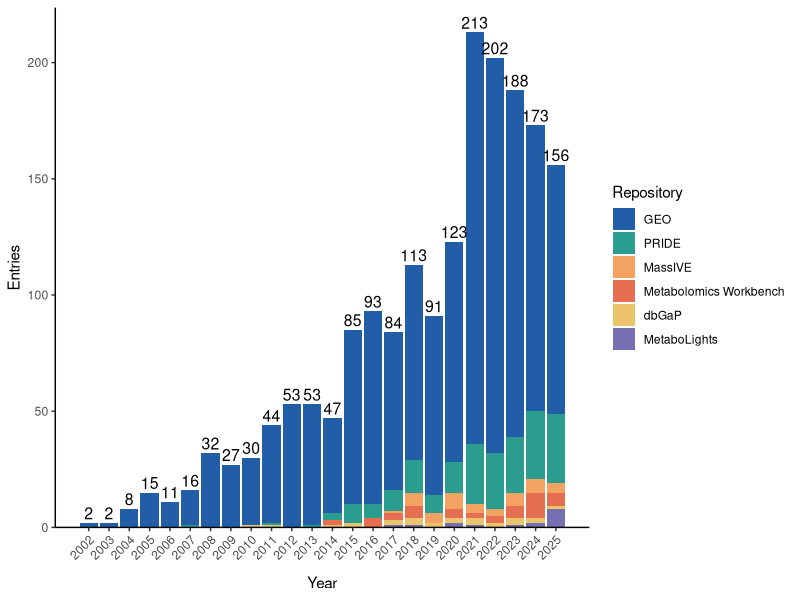
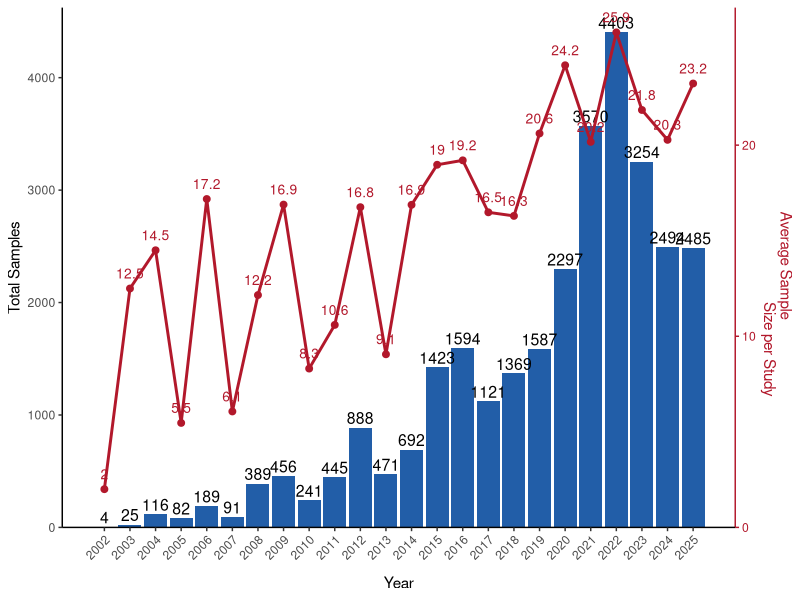
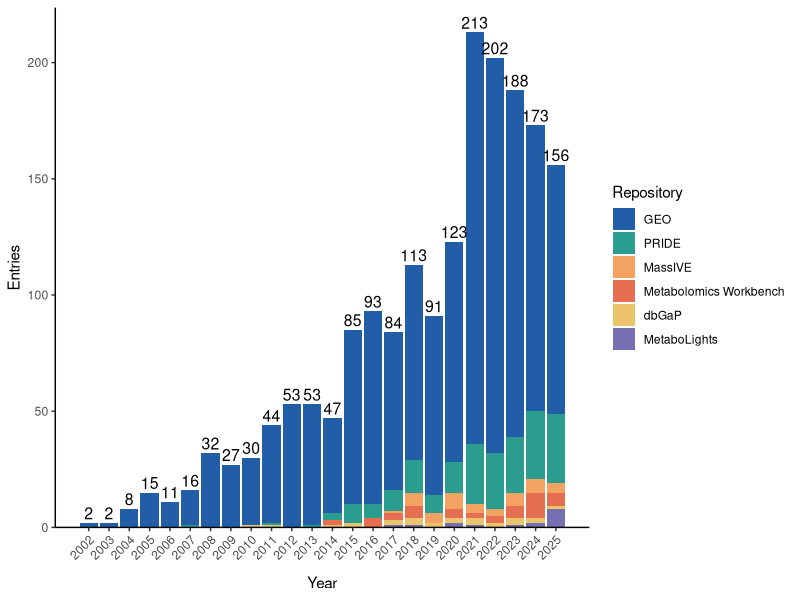
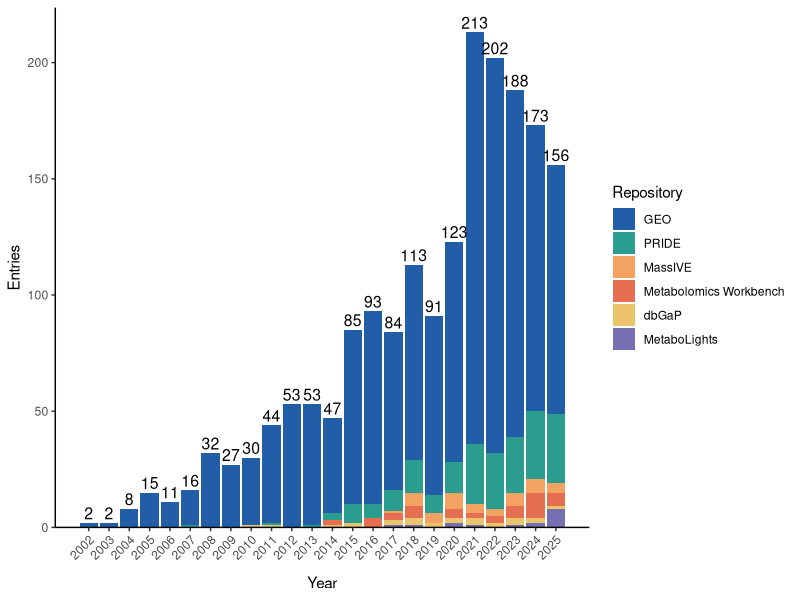
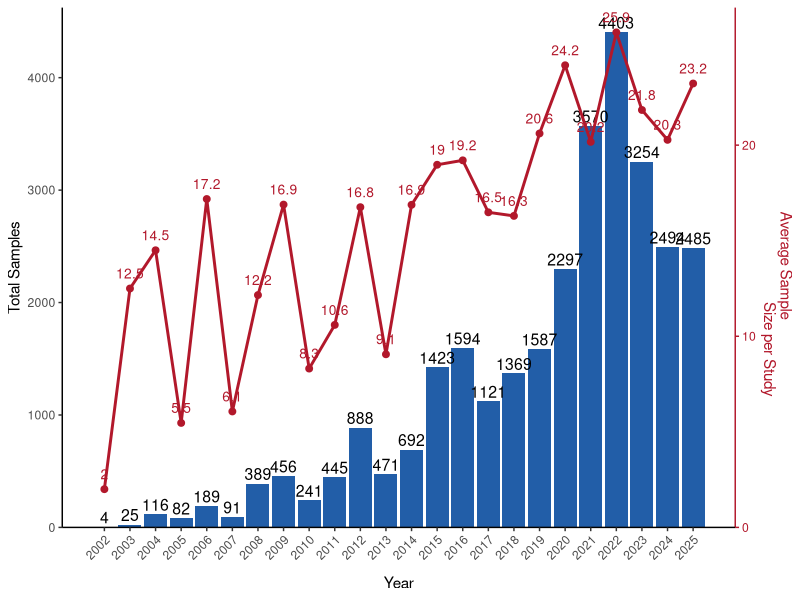
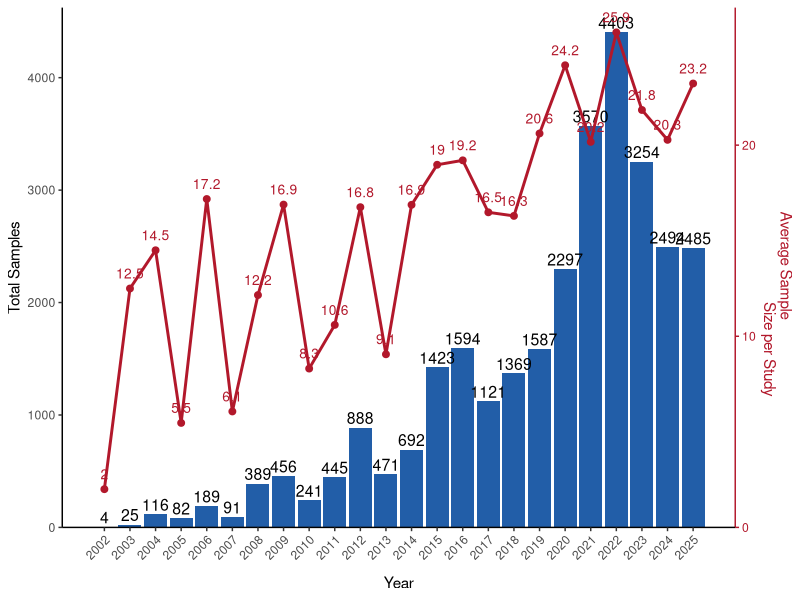

Write the R code that produced these figures, in order.
# ------------------------------------------------------------------------------
# Bar charts of placenta-related studies and number of samples in placenta-related 
# studies submitted to repositories between 2002 and 2025.
#
# Contents
#   1) Read in & clean up data
#   2) Number of placenta-related entries by year
#   3) Number of reported placenta samples by year

# Author: Nora Shefferman
# Last edited: 11-09-2026
# ------------------------------------------------------------------------------

# Data sheets last downloaded:
## geo_completed_sheet.xlsx 11-04-2026
## Final_repository_metadata_combined_dbs.xlsx 11-06-2026

# Install and load packages
library(readxl)
library(tidyverse)

# Set working directory
setwd("~/Desktop/placenta_db")

# Create  folders if they do not already exist
dir.create("figures", showWarnings = FALSE)

# ==============================================================================
#  1) Read in & clean up data
# ==============================================================================
# Read in the data freeze files
# GEO
## Use only the Answers tab, the Evidence tab does not have data entries
data_geo <- read_excel("geo_completed_sheet.xlsx", sheet = "Answers", 
                       col_types = "text")
# Proteomics and other repositories
## Combine the different tabs into one data table and label the source tab
sheet_names <- excel_sheets("Final_repository_metadata_combined_dbs.xlsx")
data_protein <- sheet_names %>% 
  set_names() %>% 
  purrr::map(~ read_excel("Final_repository_metadata_combined_dbs.xlsx", sheet = .x, 
                   col_types = "text"), .id = "source_sheet") %>% 
  bind_rows(.id = "source_sheet")
# Combine the GEO and additional repository tables for downstream analysis
data_geo_clean <- data_geo %>% 
  mutate(source_sheet = "geo", across(everything(), as.character))
data <- bind_rows(data_geo_clean, data_protein) %>% 
  relocate(source_sheet, .before = everything())

# Clean up dates and sample counts
data <- data %>%
  # Excel dates imported as text can appear as numbers such as "45860"
  # Convert those numbers to dates
  # Keep the original Submission date column for reference
  mutate(submission_date = case_when(
    str_detect(`Submission date`, "^[0-9]{5}(\\.[0-9]+)?$") ~
      as.character(as.Date(suppressWarnings(as.numeric(`Submission date`)),
                           origin = "1899-12-30")),
    TRUE ~ `Submission date`)) %>%
  # Handle dates such as 03/27/2021, Feb 23 2012, and 2025-07-22
  # Missing dates and literal ######## values become NA
  mutate(submission_date = as.Date(parse_date_time(
    submission_date, orders = c("mdy", "ymd", "ymd HMS", "mdy HMS"),
    locale = "C", tz = "UTC", quiet = TRUE))) %>%
  # Extract the year and convert sample counts from text to numbers
  # Keep the original sample count column for reference
  mutate(year = year(submission_date),
         placenta_samples = suppressWarnings(as.numeric(str_remove_all(
           `Sample size (placenta)`, ","))))

# Check how many entries from each source can be included in each figure
data_coverage <- data %>%
  group_by(source_sheet) %>%
  summarise(total_entries = n(),
            missing_dates = sum(is.na(year)),
            entries_in_year_figure = sum(year >= 2002 & year <= 2025, na.rm = TRUE),
            entries_in_sample_figure = sum(year >= 2002 & year <= 2025 &
                                             !is.na(placenta_samples) &
                                             placenta_samples >= 0, na.rm = TRUE), 
            .groups = "drop")
data_coverage

# ==============================================================================
#  2) Number of placenta-related entries by year
# ==============================================================================
# Count how many entries were submitted to all repositories each year. 
# Output will be a stacked bar for each year. 
data_studies_repo <- data %>%
  # Remove any empty cells
  filter(!is.na(year)) %>%
  # Restrict range to 2002-2025
  filter(year >= 2002, year <= 2025) %>%
  # Use the repository names in the legend
  mutate(repository = recode(source_sheet, "geo" = "GEO")) %>%
  # Count how many submissions each repository has per year
  count(year, repository) %>%
  # Order the legend/stack from most to fewest entries
  mutate(repository = factor(repository,
                             levels = c("GEO", "PRIDE", "MassIVE",
                                        "Metabolomics Workbench", "dbGaP",
                                        "MetaboLights")))

# Colors for each repository (matches the summary pie chart)
repo_colors <- c("GEO" = "#225ea8",
                 "PRIDE" = "#2a9d8f",
                 "MassIVE" = "#f4a261",
                 "Metabolomics Workbench" = "#e76f51",
                 "dbGaP" = "#e9c46a",
                 "MetaboLights" = "#7570b3")

# Stacked bar plot
placenta_studies_repo <- ggplot(data_studies_repo,
                                aes(x=year, y=n, fill=repository)) +
  # geom_col stacks the repositories within each year by default
  geom_col() +
  # Label the total for each year on top of the stack
  # (data_studies from section 2 already has the per-year totals)
  geom_text(data = data_studies_repo %>% 
              group_by(year) %>% 
              summarise(n = sum(n)),
            aes(x=year, y=n, label=n),
            inherit.aes = FALSE,
            vjust=-0.3,
            size=4) +
  scale_fill_manual(values = repo_colors) +
  labs(x="Year", y="Entries", fill="Repository") +
  theme_classic() +
  scale_x_continuous(breaks = seq(min(data_studies_repo$year),
                                  max(data_studies_repo$year), by = 1)) +
  scale_y_continuous(expand = expansion(mult = c(0,0.05))) +
  coord_cartesian(clip="off") +
  theme(axis.text.x = element_text(angle = 45, hjust = 1),
        axis.title.x = element_text(margin=margin(t=10)))
placenta_studies_repo

# Save
ggsave("figures/placenta_omics_studies_by_repo_raw.png", plot = placenta_studies_repo, width = 10, height = 6, dpi = 300)
ggsave("figures/placenta_omics_studies_by_repo_raw.pdf", plot = placenta_studies_repo, width = 10, height = 6)

# ==============================================================================
#  3) Number of reported placenta samples by year
# ==============================================================================
# Count how many entries were submitted to GEO each year. 
# None of the other repositories have placenta sample numbers consistently available, so this figure will only represent GEO.
data_samples <- data %>%
  # Only GEO reports placenta sample numbers consistently
  filter(source_sheet == "geo") %>% 
  # Both a submission year and placenta sample count are needed
  filter(!is.na(year), !is.na(placenta_samples), placenta_samples >= 0) %>% 
  # Restrict range to 2002-2025
  filter(year >= 2002, year <= 2025) %>% 
  # Count how many placenta samples were submitted by year and calculate average 
  # submission size
  group_by(year) %>%
  summarise(total_samples = sum(placenta_samples),
            # Count how many studies were submitted in a year
            n_studies = n(),
            avg_sample_size = total_samples / n_studies)

# Scale avg_sample_size onto the same range as total_samples (for proper plotting)
scale_factor <- max(data_samples$total_samples) / max(data_samples$avg_sample_size)

# Plot
geo_samples <- ggplot(data_samples, aes(x=year)) +
  geom_col(aes(y = total_samples), fill="#225ea8") +
  geom_text(aes(y = total_samples, label=total_samples),
            vjust=-0.3, size=4) +
  geom_line(aes(y = avg_sample_size * scale_factor), color = "#b2182b", 
            linewidth = 1, group = 1)+
  geom_point(aes(y = avg_sample_size * scale_factor), color = "#b2182b", size = 2) +
  geom_text(aes(y = avg_sample_size * scale_factor, label = round(avg_sample_size, 1)),
            vjust = -1, size = 3.5, color = "#b2182b") +
  scale_y_continuous(name = "Total Samples",
                     expand = expansion(mult = c(0,0.05)),
                     sec.axis = sec_axis(~ . / scale_factor, name = "Average Sample 
                                         Size per Study")) + 
  labs(x="Year") +
  theme_classic() +
  scale_x_continuous(breaks = seq(min(data_samples$year), max(data_samples$year), 
                                  by = 1)) +
  coord_cartesian(clip="off") +
  theme(axis.text.x = element_text(angle = 45, hjust = 1),
        axis.title.x = element_text(margin=margin(t=10)),
        axis.title.y.right = element_text(color="#b2182b"),
        axis.text.y.right = element_text(color="#b2182b"),
        axis.line.y.right = element_line(color="#b2182b"),
        axis.ticks.y.right = element_line(color="#b2182b"))
geo_samples

# Save
ggsave("figures/placenta_geo_samples_raw.png", plot = geo_samples, width =10, height = 6, dpi = 300)
ggsave("figures/placenta_geo_samples_raw.pdf", plot = geo_samples, width =10, height = 6)
